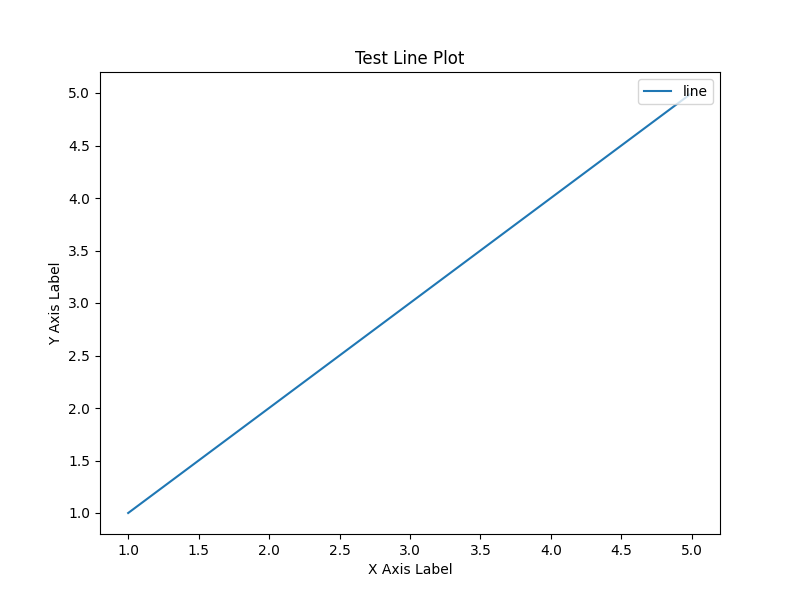

Here is the Python script that generated this plot:
import numpy as np
import matplotlib.pyplot as plt
from emcpy.plots.plots import LinePlot
from emcpy.plots.create_plots import CreatePlot

x = [1, 2, 3, 4, 5]
y = [1, 2, 3, 4, 5]

# Create line plot object
lp = LinePlot(x, y)
lp.label = 'line'

# Add line plot object to list
plt_list = [lp]

# Create Plot and draw data
myplt = CreatePlot()
myplt.draw_data(plt_list)

# Add plot features
myplt.add_title(label='Test Line Plot')
myplt.add_xlabel(xlabel='X Axis Label')
myplt.add_ylabel(ylabel='Y Axis Label')
myplt.add_legend()

# Return matplotlib figure
fig = myplt.return_figure()
fig.savefig('line_plot.png')
